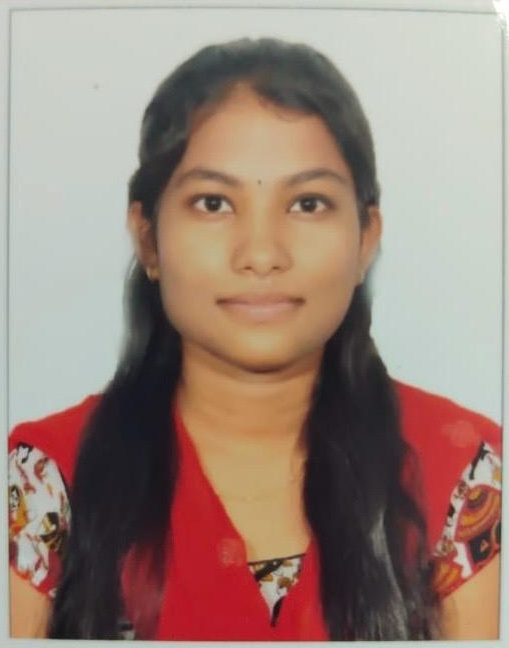
#> input picture mona.png, 509 x 648 px
$ jupyter execute Untitled14.ipynb
#> lines starting #> are read from the running program, lines starting #| are printed output that depends on the picture
[cell 1]
import cv2
import numpy as np
import matplotlib.pyplot as plt
img = cv2.imread(r"mona.png",cv2.IMREAD_GRAYSCALE)
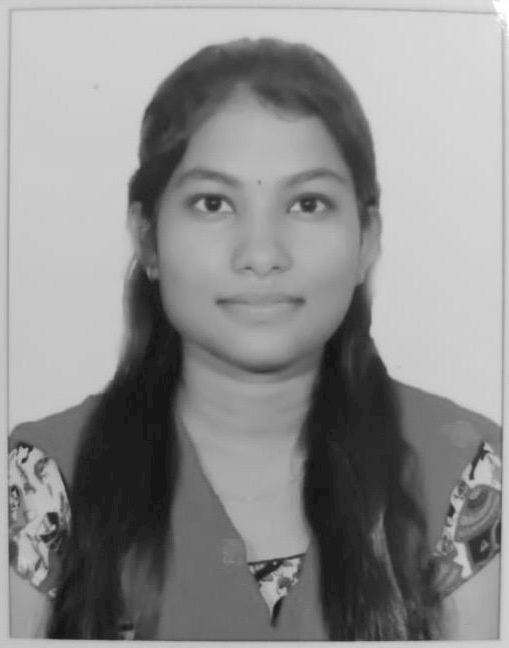
#> img: shape (648, 509); min 21, max 255, mean 140.7
plt.imshow(img, cmap='gray')
plt.title('original_image')
plt.show()

[cell 2]
plt.hist(img.ravel(),256,range = [0, 256]);
plt.title('Original Image')
plt.show()
#> figure, not shown here; tallest bar 15003 high, from x = 28 to 29

[cell 3]
img_eq = cv2.equalizeHist(img)
plt.hist(img_eq.ravel(), 256, range = [0, 256]);
plt.title('Equalized Histogram')
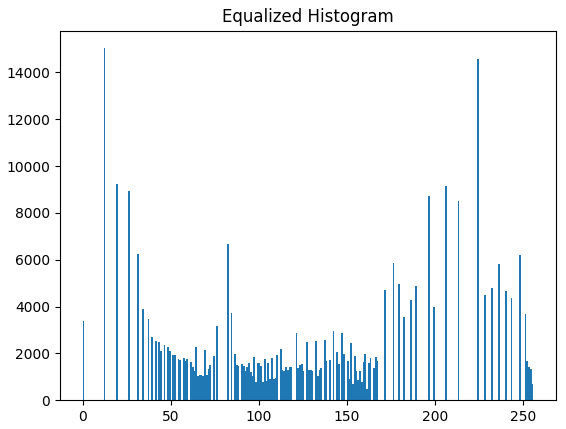
#> figure drawn by matplotlib, 1 panel; tallest bar 15034 high, from x = 12 to 13

[cell 4]
plt.imshow(img_eq, cmap='gray')
plt.title('original image')
plt.show()

[cell 5]
import cv2
import numpy as np
import matplotlib.pyplot as plt

# Read image
img = cv2.imread(r"mona.png")
#> img is the input picture: shape (648, 509, 3); mean B, G, R 121.3, 132, 154.9

# Equalize each color channel separately
b, g, r = cv2.split(img)
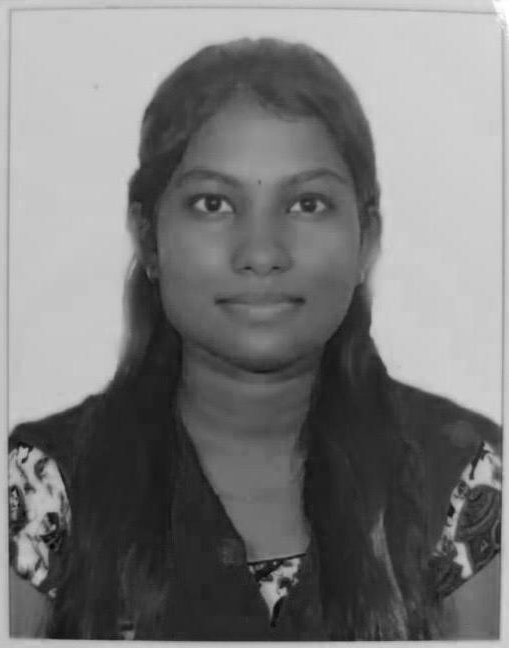
#> b: shape (648, 509); min 2, max 255, mean 121.3
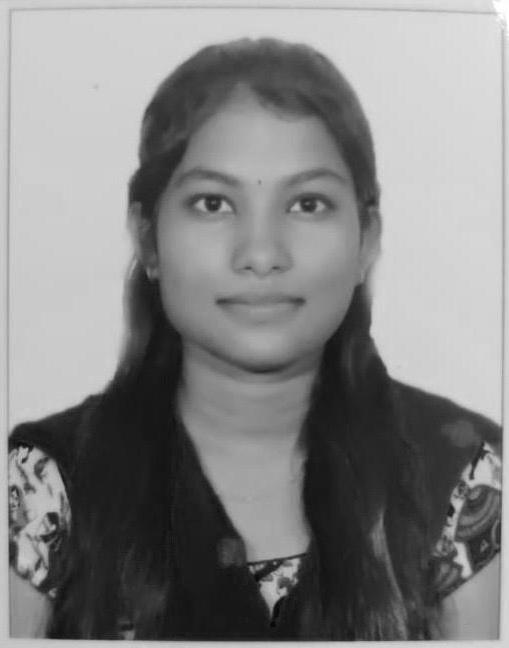
#> g: shape (648, 509); min 2, max 255, mean 132
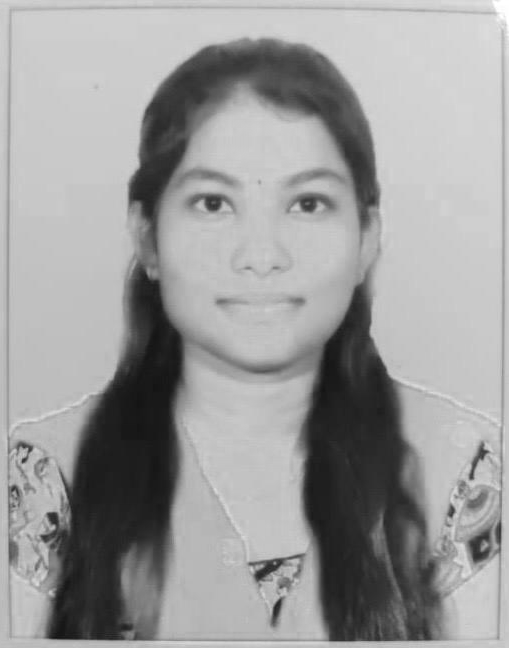
#> r: shape (648, 509); min 17, max 255, mean 154.9

b_eq = cv2.equalizeHist(b)
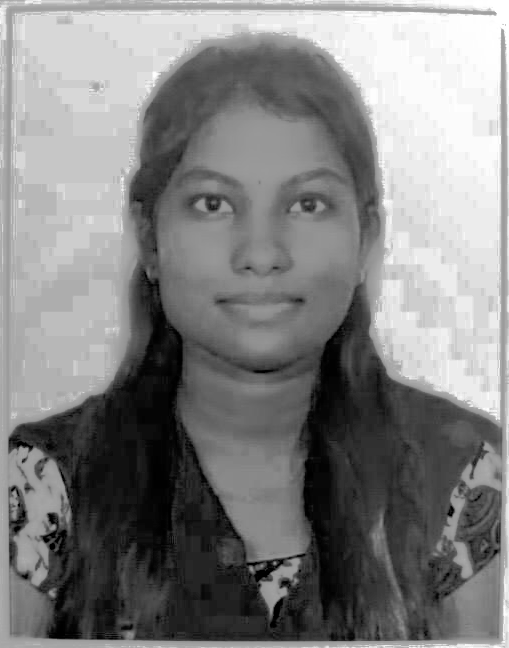
#> b_eq: shape (648, 509); min 0, max 255, mean 129.2
g_eq = cv2.equalizeHist(g)
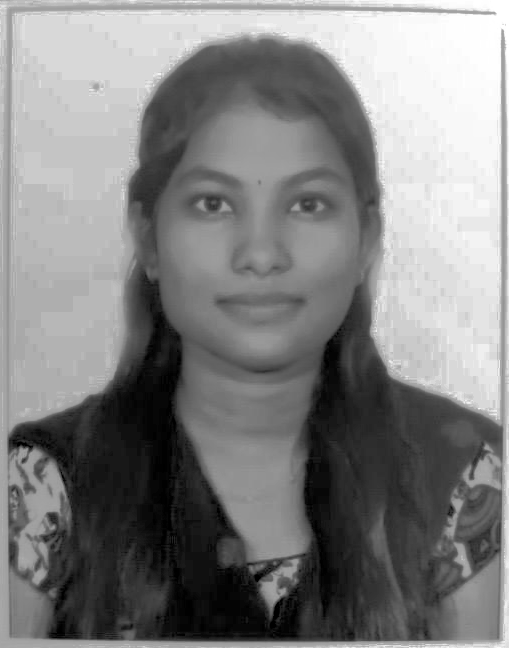
#> g_eq: shape (648, 509); min 0, max 255, mean 128.9
r_eq = cv2.equalizeHist(r)
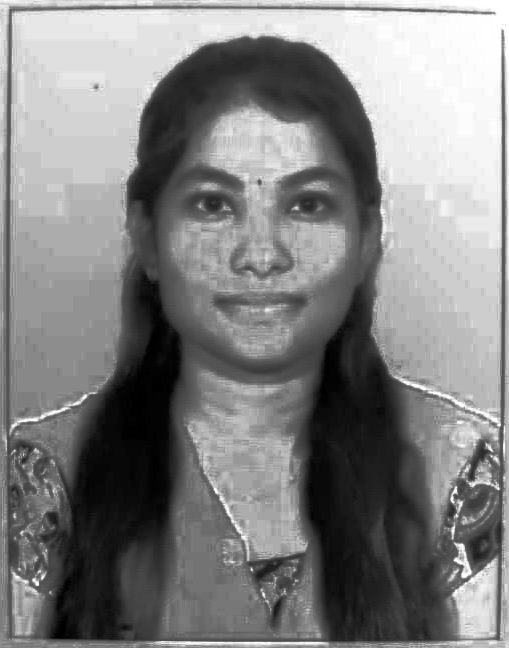
#> r_eq: shape (648, 509); min 0, max 255, mean 129.2

# Merge equalized channels
img_eq = cv2.merge((b_eq, g_eq, r_eq))
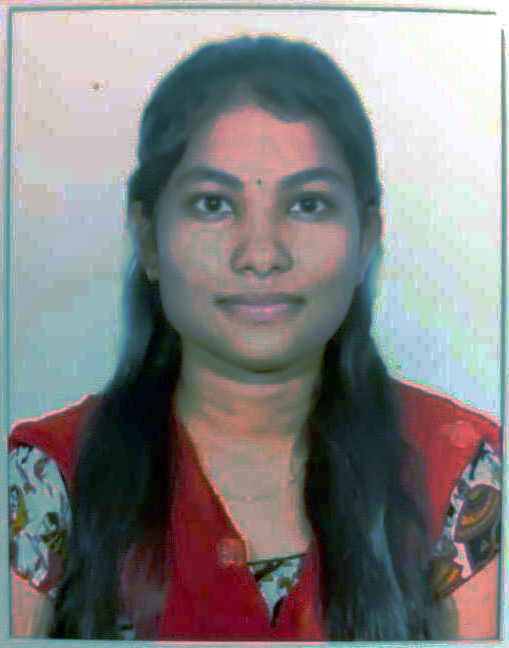
#> img_eq: shape (648, 509, 3); mean B, G, R 129.2, 128.9, 129.2

# Display original and equalized images
plt.figure(figsize=(12, 10))

plt.subplot(221)
plt.imshow(cv2.cvtColor(img, cv2.COLOR_BGR2RGB))
plt.title('Original Color Image')
plt.axis('off')

plt.subplot(222)
plt.imshow(cv2.cvtColor(img_eq, cv2.COLOR_BGR2RGB))
plt.title('Equalized Image')
plt.axis('off')

# Original histogram
plt.subplot(223)
plt.hist(img.ravel(), bins=256, range=[0, 256])
plt.title('Original Image')

plt.subplot(224)
plt.hist(img_eq.ravel(), bins=256, range=[0, 256])
plt.title('Histogram Equalized')

plt.tight_layout()
plt.show()
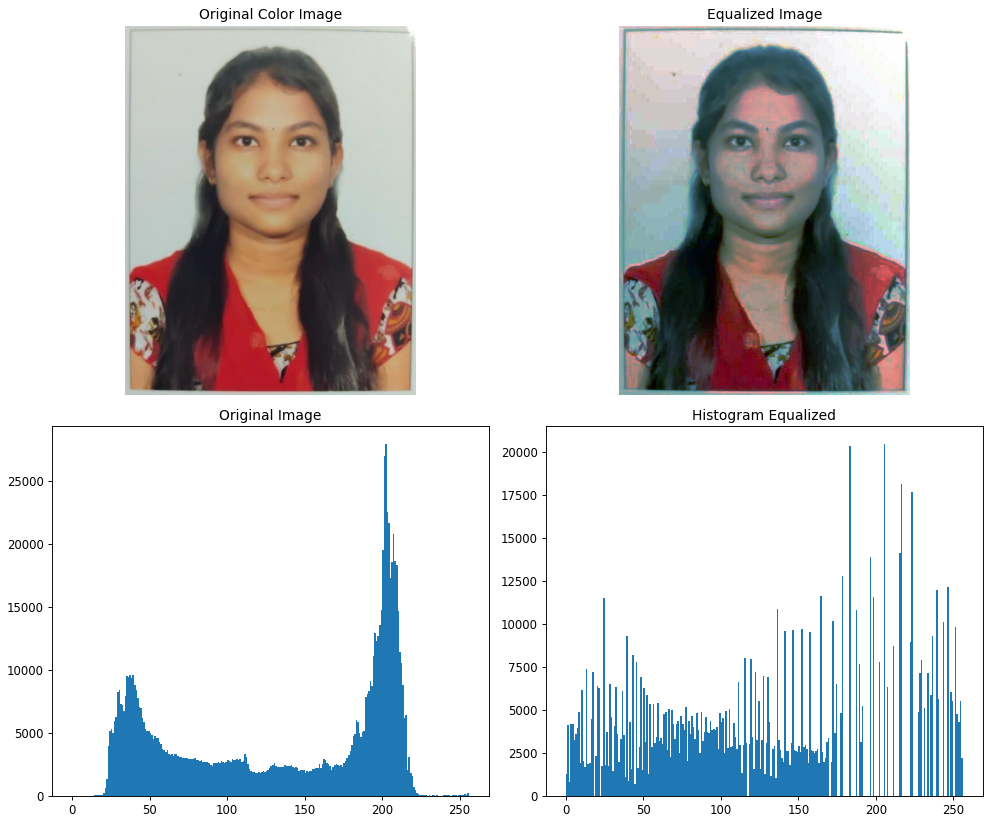
#> figure drawn by matplotlib, 4 panels; panel 3: tallest bar 27936 high, from x = 202 to 203; panel 4: tallest bar 20480 high, from x = 205 to 206
